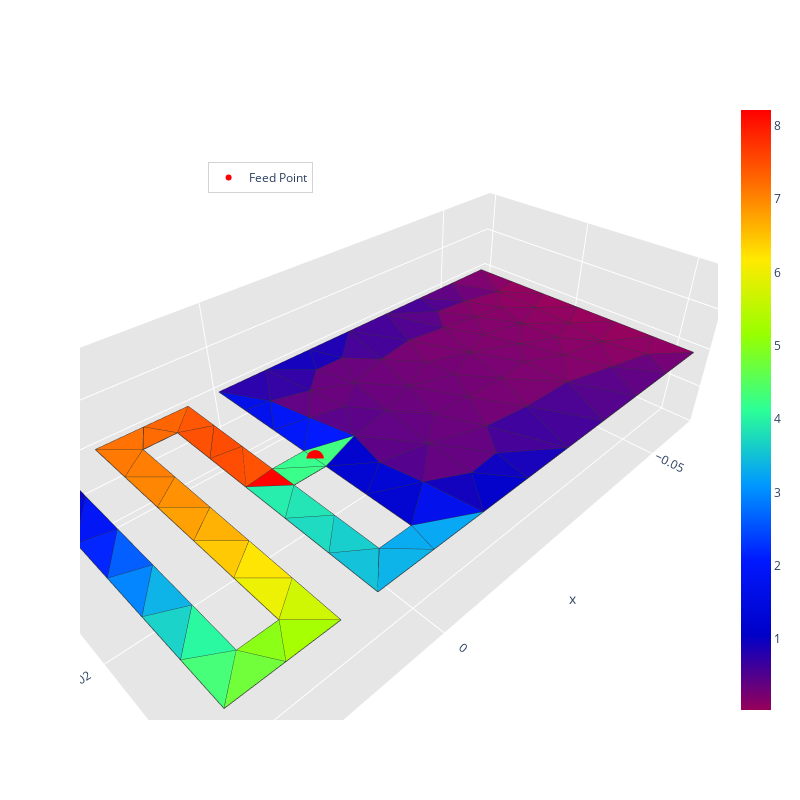

The code cell stored with this chart in its notebook:
### Markdown cell above
# Simulation pour avoir le diagramme de rayonnement

### Code cell
impedance, _ = radiation_algorithm(ifa_meander_mat, 868e6, feed_point)
